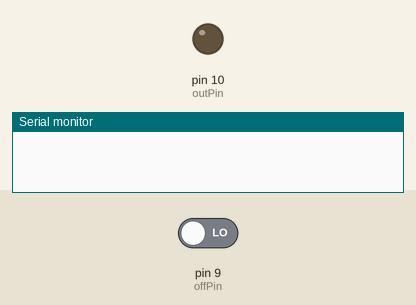
This sketch was run on a simulated Arduino Uno, built with avr-gcc and run on an emulated ATmega328P. On the bench: output pins drawn as LEDs (lit = HIGH), the last lines printed to the serial monitor. The test bench sets the inputs (shaded band); at power-on: pin 9 (offPin) LOW.

Above: at 1.2 s.
1.3 s: pin 9 (offPin) driven HIGH
At 1.7 s:
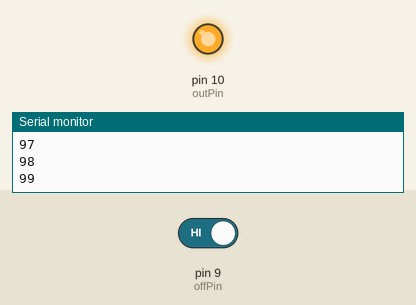
Timing chart, 0 to 5.2 s (numbered marks = the images above; inputs shaded):
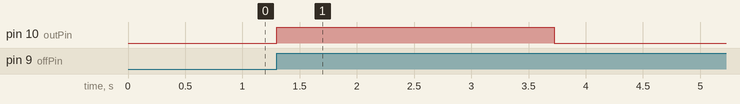

Measured:
- after the input at 1.3 s, pin 10 (outPin): LOW → HIGH at once, → LOW 2.4 s later

The sketch:

on_off_switch_using_one_button.ino
```cpp
int onInitialize=100;
int offInitialize=500;
int offPin=9;
int outPin=10;
int number;
void setup() {
  // put your setup code here, to run once:
  Serial.begin(9600);
  pinMode(offPin,INPUT);
  pinMode(outPin,OUTPUT);

}

void loop() {
  // put your main code here, to run repeatedly:
  while(digitalRead(offPin)==1){
    number=number+1;
    Serial.println(number);
    onInitialize=constrain(onInitialize,0,offInitialize);
    if (number<onInitialize){
      digitalWrite(outPin,HIGH);
    }
    if (number>offInitialize){
      digitalWrite(outPin,LOW);
    }

  }
  number=0;

}
```
